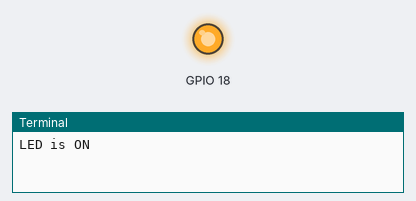
Recording of a program running on a simulated Raspberry Pi (BCM pin numbers). Shown: output pins drawn as LEDs (lit = HIGH), the last lines printed to the terminal.

Above: at 1.5 s.
At 3.5 s:
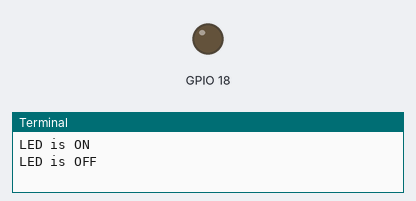
Timing chart, 0 to 5.2 s (numbered marks = the images above):
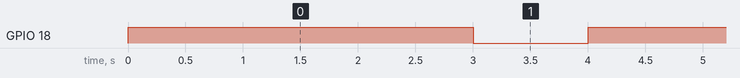

The program:

single_light.py
```python
import RPi.GPIO as GPIO
import time

GPIO.setmode(GPIO.BCM)
GPIO.setwarnings(False)
GPIO.setup(18,GPIO.OUT)

# While loop
while True:
        # set GPIO14 pin to HIGH
        GPIO.output(18,GPIO.HIGH)
        # show message to Terminal
        print("LED is ON")
        # pause for one second
        time.sleep(3)


        # set GPIO14 pin to HIGH
        GPIO.output(18,GPIO.LOW)
        # show message to Terminal
        print("LED is OFF")
        # pause for one second
        time.sleep(1)
```

Measured:
- by itself, GPIO 18: alternates HIGH for 3.0 s and LOW for 1.0 s
